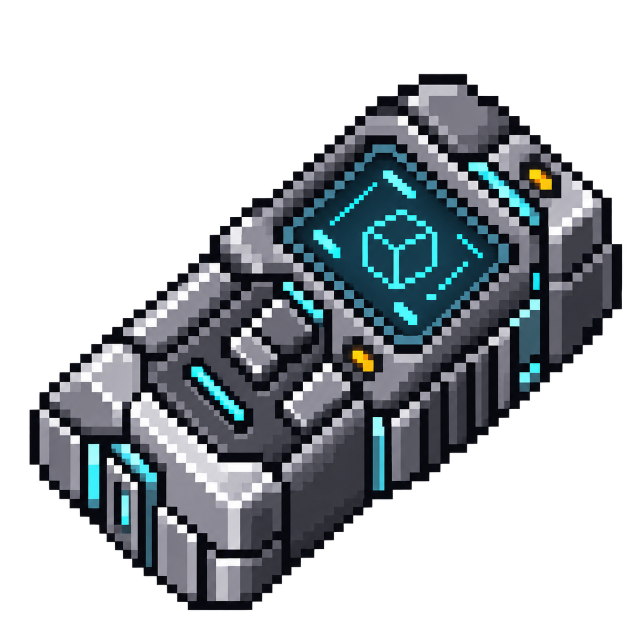
#> input picture img/configurizer_high.png, 1254 x 1254 px (shown at 1/2 size)
$ python -i frame_edges.py   (imports and definitions only)
#> lines starting #> are read from the running program, lines starting #| are printed output that depends on the picture
#> further down, picture is the input picture: PIL image 1254x1254 RGBA; mean R, G, B, A 35.5, 41.1, 45.1, 114.4
"""Extract opaque native-resolution material strips without sampling a frame's transparent center."""
from pathlib import Path
from PIL import Image


def opaque_strip(image, edge=0):
#> called with edge = 0
    image = image.convert("RGBA")
    if max(image.size) > 64:
        image = image.resize((64, 64), Image.Resampling.NEAREST)
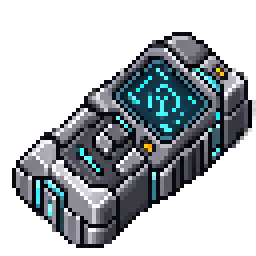
#> image: PIL image 64x64 RGBA (shown 4 times larger); mean R, G, B, A 35, 40.7, 44.7, 113.8; transparent parts drawn white
    if edge == 1:
        image = image.transpose(Image.Transpose.FLIP_TOP_BOTTOM)
    elif edge == 2:
        image = image.transpose(Image.Transpose.TRANSPOSE)
    elif edge == 3:
        image = image.transpose(Image.Transpose.ROTATE_90)
    width, depth = image.size
#> width = 64; depth = 64
    heights = [0] * width
#> heights = 64 values from 0 to 0
    best = (0, 0, 1, 1)
    best_area = 0
    for y in range(max(1, depth // 3)):
        for x in range(width):
            heights[x] = heights[x] + 1 if image.getpixel((x, y))[3] >= 240 else 0
        for x in range(width):
            height = heights[x]
            for right in range(x, width):
                height = min(height, heights[right])
                if not height:
                    break
                area = (right - x + 1) * height
                if area > best_area:
                    best_area = area
                    best = (x, y - height + 1, right + 1, y + 1)
#> after the loop, best = (36, 12, 53, 21); best_area = 153; heights = 64 values, max 13 at index 43, min 0 at index 0, mean 4.25
    if not best_area:
        opaque = next(((x, y) for y in range(depth) for x in range(width)
                       if image.getpixel((x, y))[3] >= 240), None)
        if opaque is None:
            raise ValueError("Frame contains no opaque material")
        x, y = opaque
        best = (x, y, x + 1, y + 1)
    return image.crop(best).resize((64, 64), Image.Resampling.NEAREST)
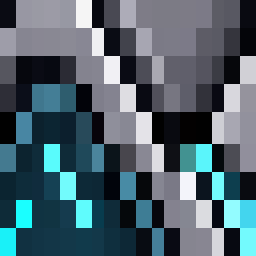
#> returned value: PIL image 64x64 RGBA (shown 4 times larger); mean R, G, B, A 76.9, 97.5, 108, 253.1; transparent parts drawn white

>>> from PIL import Image
>>> picture = Image.open('../img/configurizer_high.png')
>>> result = opaque_strip(picture)
